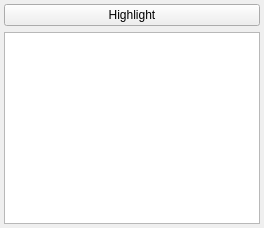
  <widget class="QDockWidget" name="friendsDock">
   <property name="windowIcon">
    <iconset resource="Resources.qrc">
     <normaloff>:/icons/images/friends16.png</normaloff>:/icons/images/friends16.png</iconset>
   </property>
   <property name="windowTitle">
    <string>Friends</string>
   </property>
   <attribute name="dockWidgetArea">
    <number>1</number>
   </attribute>
   <widget class="QWidget" name="dockWidgetContents_4">
    <layout class="QVBoxLayout" name="_4">
     <property name="margin">
      <number>4</number>
     </property>
     <item>
      <widget class="QPushButton" name="pb_highlightFriends">
       <property name="text">
        <string>Highlight</string>
       </property>
       <property name="checkable">
        <bool>true</bool>
       </property>
       <property name="checked">
        <bool>false</bool>
       </property>
      </widget>
     </item>
     <item>
      <widget class="QTreeView" name="friendsList">
       <property name="toolTip">
        <string>Friends can be added via each controller or pilot detail dialogs.</string>
       </property>
       <property name="rootIsDecorated">
        <bool>false</bool>
       </property>
       <property name="uniformRowHeights">
        <bool>true</bool>
       </property>
       <property name="itemsExpandable">
        <bool>false</bool>
       </property>
       <property name="sortingEnabled">
        <bool>true</bool>
       </property>
      </widget>
     </item>
    </layout>
   </widget>
  </widget>
